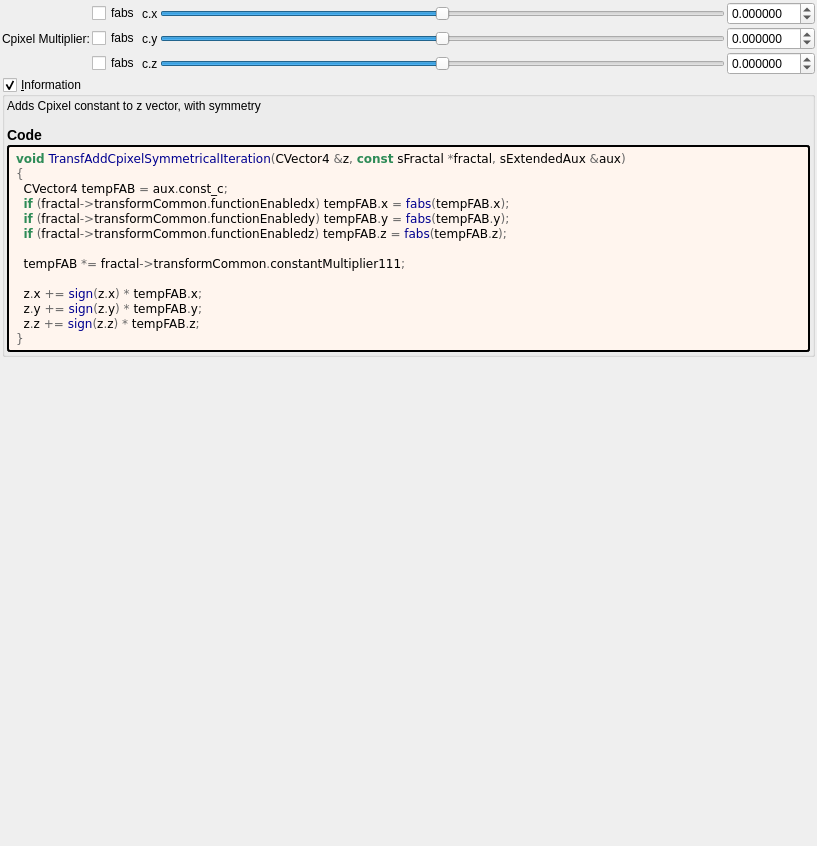
<?xml version="1.0" encoding="UTF-8"?>
<ui version="4.0">
 <class>transf_add_cpixel_symmetrical</class>
 <widget class="QWidget" name="Form">
  <property name="geometry">
   <rect>
    <x>0</x>
    <y>0</y>
    <width>817</width>
    <height>846</height>
   </rect>
  </property>
  <property name="windowTitle">
   <string notr="true">transf_add_cpixel_symmetrical</string>
  </property>
  <layout class="QVBoxLayout" name="verticalLayout">
   <property name="spacing">
    <number>2</number>
   </property>
   <property name="leftMargin">
    <number>2</number>
   </property>
   <property name="topMargin">
    <number>2</number>
   </property>
   <property name="rightMargin">
    <number>2</number>
   </property>
   <property name="bottomMargin">
    <number>2</number>
   </property>
   <item>
    <layout class="QGridLayout" name="gridLayout_23">
     <property name="spacing">
      <number>2</number>
     </property>
     <item row="2" column="1">
      <widget class="QCheckBox" name="checkBox_transf_function_enabledz">
       <property name="text">
        <string notr="true">fabs</string>
       </property>
      </widget>
     </item>
     <item row="1" column="0">
      <widget class="QLabel" name="label_112">
       <property name="text">
        <string>Cpixel Multiplier:</string>
       </property>
      </widget>
     </item>
     <item row="2" column="2">
      <widget class="QLabel" name="label_111">
       <property name="text">
        <string notr="true">c.z</string>
       </property>
      </widget>
     </item>
     <item row="0" column="2">
      <widget class="QLabel" name="label_109">
       <property name="text">
        <string notr="true">c.x</string>
       </property>
      </widget>
     </item>
     <item row="1" column="2">
      <widget class="QLabel" name="label_110">
       <property name="text">
        <string notr="true">c.y</string>
       </property>
      </widget>
     </item>
     <item row="1" column="3">
      <widget class="QSlider" name="slider3_transf_constant_multiplier_111_y">
       <property name="sizePolicy">
        <sizepolicy hsizetype="Expanding" vsizetype="Maximum">
         <horstretch>0</horstretch>
         <verstretch>0</verstretch>
        </sizepolicy>
       </property>
       <property name="minimum">
        <number>-10000000</number>
       </property>
       <property name="maximum">
        <number>10000000</number>
       </property>
       <property name="value">
        <number>0</number>
       </property>
       <property name="sliderPosition">
        <number>0</number>
       </property>
       <property name="orientation">
        <enum>Qt::Horizontal</enum>
       </property>
      </widget>
     </item>
     <item row="2" column="4">
      <widget class="MyDoubleSpinBox" name="spinbox3_transf_constant_multiplier_111_z">
       <property name="sizePolicy">
        <sizepolicy hsizetype="Minimum" vsizetype="Maximum">
         <horstretch>0</horstretch>
         <verstretch>0</verstretch>
        </sizepolicy>
       </property>
       <property name="prefix">
        <string/>
       </property>
       <property name="suffix">
        <string/>
       </property>
       <property name="decimals">
        <number>6</number>
       </property>
       <property name="minimum">
        <double>-99.989999999999995</double>
       </property>
       <property name="maximum">
        <double>99.989999999999995</double>
       </property>
       <property name="singleStep">
        <double>0.100000000000000</double>
       </property>
      </widget>
     </item>
     <item row="0" column="4">
      <widget class="MyDoubleSpinBox" name="spinbox3_transf_constant_multiplier_111_x">
       <property name="sizePolicy">
        <sizepolicy hsizetype="Minimum" vsizetype="Maximum">
         <horstretch>0</horstretch>
         <verstretch>0</verstretch>
        </sizepolicy>
       </property>
       <property name="prefix">
        <string/>
       </property>
       <property name="suffix">
        <string/>
       </property>
       <property name="decimals">
        <number>6</number>
       </property>
       <property name="minimum">
        <double>-99.989999999999995</double>
       </property>
       <property name="maximum">
        <double>99.989999999999995</double>
       </property>
       <property name="singleStep">
        <double>0.100000000000000</double>
       </property>
      </widget>
     </item>
     <item row="0" column="3">
      <widget class="QSlider" name="slider3_transf_constant_multiplier_111_x">
       <property name="sizePolicy">
        <sizepolicy hsizetype="Expanding" vsizetype="Maximum">
         <horstretch>0</horstretch>
         <verstretch>0</verstretch>
        </sizepolicy>
       </property>
       <property name="minimum">
        <number>-10000000</number>
       </property>
       <property name="maximum">
        <number>10000000</number>
       </property>
       <property name="value">
        <number>0</number>
       </property>
       <property name="sliderPosition">
        <number>0</number>
       </property>
       <property name="orientation">
        <enum>Qt::Horizontal</enum>
       </property>
      </widget>
     </item>
     <item row="1" column="1">
      <widget class="QCheckBox" name="checkBox_transf_function_enabledy">
       <property name="text">
        <string notr="true">fabs</string>
       </property>
      </widget>
     </item>
     <item row="2" column="3">
      <widget class="QSlider" name="slider3_transf_constant_multiplier_111_z">
       <property name="sizePolicy">
        <sizepolicy hsizetype="Expanding" vsizetype="Maximum">
         <horstretch>0</horstretch>
         <verstretch>0</verstretch>
        </sizepolicy>
       </property>
       <property name="minimum">
        <number>-10000000</number>
       </property>
       <property name="maximum">
        <number>10000000</number>
       </property>
       <property name="value">
        <number>0</number>
       </property>
       <property name="sliderPosition">
        <number>0</number>
       </property>
       <property name="orientation">
        <enum>Qt::Horizontal</enum>
       </property>
      </widget>
     </item>
     <item row="1" column="4">
      <widget class="MyDoubleSpinBox" name="spinbox3_transf_constant_multiplier_111_y">
       <property name="sizePolicy">
        <sizepolicy hsizetype="Minimum" vsizetype="Maximum">
         <horstretch>0</horstretch>
         <verstretch>0</verstretch>
        </sizepolicy>
       </property>
       <property name="prefix">
        <string/>
       </property>
       <property name="suffix">
        <string/>
       </property>
       <property name="decimals">
        <number>6</number>
       </property>
       <property name="minimum">
        <double>-99.989999999999995</double>
       </property>
       <property name="maximum">
        <double>99.989999999999995</double>
       </property>
       <property name="singleStep">
        <double>0.100000000000000</double>
       </property>
      </widget>
     </item>
     <item row="0" column="1">
      <widget class="QCheckBox" name="checkBox_transf_function_enabledx">
       <property name="text">
        <string notr="true">fabs</string>
       </property>
      </widget>
     </item>
    </layout>
   </item>
   <item>
    <widget class="MyGroupBox" name="groupCheck_info">
     <property name="title">
      <string>&amp;Information</string>
     </property>
     <property name="flat">
      <bool>false</bool>
     </property>
     <property name="checkable">
      <bool>true</bool>
     </property>
     <layout class="QVBoxLayout" name="verticalLayout_2">
      <property name="spacing">
       <number>2</number>
      </property>
      <property name="leftMargin">
       <number>2</number>
      </property>
      <property name="topMargin">
       <number>2</number>
      </property>
      <property name="rightMargin">
       <number>2</number>
      </property>
      <property name="bottomMargin">
       <number>2</number>
      </property>
      <item>
	   <widget class="QLabel" name="label_information_general">
	    <property name="text">
		 <string notr="true">&lt;p&gt;Adds Cpixel constant to z vector, with symmetry&lt;/p&gt;&lt;table&gt;
&lt;/table&gt;
&lt;h3&gt;Code&lt;/h3&gt;</string>
		</property>
		<property name="wordWrap">
		 <bool>true</bool>
		</property>
		<property name="openExternalLinks">
		 <bool>true</bool>
		</property>
		<property name="textInteractionFlags">
		 <set>Qt::LinksAccessibleByMouse|Qt::TextSelectableByMouse</set>
		</property>
		</widget>
	   </item>
	   <item>
	    <widget class="QLabel" name="label_code_content">
		 <property name="text">
		  <string notr="true">&lt;body style=&quot;background-color:#fff5ee&quot;&gt;
&lt;pre style=&quot;color:#000000; background-color:#fff5ee;  font-family:'Courier New',monospace;&quot;&gt;&lt;span style=&quot;color:#2e8b57; font-weight:bold&quot;&gt;void&lt;/span&gt; &lt;span style=&quot;color:#00008f&quot;&gt;TransfAddCpixelSymmetricalIteration&lt;/span&gt;&lt;span style=&quot;color:#676767&quot;&gt;(&lt;/span&gt;CVector4 &lt;span style=&quot;color:#676767&quot;&gt;&amp;amp;&lt;/span&gt;z&lt;span style=&quot;color:#676767&quot;&gt;,&lt;/span&gt; &lt;span style=&quot;color:#2e8b57; font-weight:bold&quot;&gt;const&lt;/span&gt; sFractal &lt;span style=&quot;color:#676767&quot;&gt;*&lt;/span&gt;fractal&lt;span style=&quot;color:#676767&quot;&gt;,&lt;/span&gt; sExtendedAux &lt;span style=&quot;color:#676767&quot;&gt;&amp;amp;&lt;/span&gt;aux&lt;span style=&quot;color:#676767&quot;&gt;)&lt;/span&gt;
&lt;span style=&quot;color:#676767&quot;&gt;{&lt;/span&gt;
  CVector4 tempFAB &lt;span style=&quot;color:#676767&quot;&gt;=&lt;/span&gt; aux&lt;span style=&quot;color:#676767&quot;&gt;.&lt;/span&gt;const_c&lt;span style=&quot;color:#676767&quot;&gt;;&lt;/span&gt;
  &lt;span style=&quot;color:#2e8b57; font-weight:bold&quot;&gt;if&lt;/span&gt; &lt;span style=&quot;color:#676767&quot;&gt;(&lt;/span&gt;fractal&lt;span style=&quot;color:#676767&quot;&gt;-&amp;gt;&lt;/span&gt;transformCommon&lt;span style=&quot;color:#676767&quot;&gt;.&lt;/span&gt;functionEnabledx&lt;span style=&quot;color:#676767&quot;&gt;)&lt;/span&gt; tempFAB&lt;span style=&quot;color:#676767&quot;&gt;.&lt;/span&gt;x &lt;span style=&quot;color:#676767&quot;&gt;=&lt;/span&gt; &lt;span style=&quot;color:#00008f&quot;&gt;fabs&lt;/span&gt;&lt;span style=&quot;color:#676767&quot;&gt;(&lt;/span&gt;tempFAB&lt;span style=&quot;color:#676767&quot;&gt;.&lt;/span&gt;x&lt;span style=&quot;color:#676767&quot;&gt;);&lt;/span&gt;
  &lt;span style=&quot;color:#2e8b57; font-weight:bold&quot;&gt;if&lt;/span&gt; &lt;span style=&quot;color:#676767&quot;&gt;(&lt;/span&gt;fractal&lt;span style=&quot;color:#676767&quot;&gt;-&amp;gt;&lt;/span&gt;transformCommon&lt;span style=&quot;color:#676767&quot;&gt;.&lt;/span&gt;functionEnabledy&lt;span style=&quot;color:#676767&quot;&gt;)&lt;/span&gt; tempFAB&lt;span style=&quot;color:#676767&quot;&gt;.&lt;/span&gt;y &lt;span style=&quot;color:#676767&quot;&gt;=&lt;/span&gt; &lt;span style=&quot;color:#00008f&quot;&gt;fabs&lt;/span&gt;&lt;span style=&quot;color:#676767&quot;&gt;(&lt;/span&gt;tempFAB&lt;span style=&quot;color:#676767&quot;&gt;.&lt;/span&gt;y&lt;span style=&quot;color:#676767&quot;&gt;);&lt;/span&gt;
  &lt;span style=&quot;color:#2e8b57; font-weight:bold&quot;&gt;if&lt;/span&gt; &lt;span style=&quot;color:#676767&quot;&gt;(&lt;/span&gt;fractal&lt;span style=&quot;color:#676767&quot;&gt;-&amp;gt;&lt;/span&gt;transformCommon&lt;span style=&quot;color:#676767&quot;&gt;.&lt;/span&gt;functionEnabledz&lt;span style=&quot;color:#676767&quot;&gt;)&lt;/span&gt; tempFAB&lt;span style=&quot;color:#676767&quot;&gt;.&lt;/span&gt;z &lt;span style=&quot;color:#676767&quot;&gt;=&lt;/span&gt; &lt;span style=&quot;color:#00008f&quot;&gt;fabs&lt;/span&gt;&lt;span style=&quot;color:#676767&quot;&gt;(&lt;/span&gt;tempFAB&lt;span style=&quot;color:#676767&quot;&gt;.&lt;/span&gt;z&lt;span style=&quot;color:#676767&quot;&gt;);&lt;/span&gt;

  tempFAB &lt;span style=&quot;color:#676767&quot;&gt;*=&lt;/span&gt; fractal&lt;span style=&quot;color:#676767&quot;&gt;-&amp;gt;&lt;/span&gt;transformCommon&lt;span style=&quot;color:#676767&quot;&gt;.&lt;/span&gt;constantMultiplier111&lt;span style=&quot;color:#676767&quot;&gt;;&lt;/span&gt;

  z&lt;span style=&quot;color:#676767&quot;&gt;.&lt;/span&gt;x &lt;span style=&quot;color:#676767&quot;&gt;+=&lt;/span&gt; &lt;span style=&quot;color:#00008f&quot;&gt;sign&lt;/span&gt;&lt;span style=&quot;color:#676767&quot;&gt;(&lt;/span&gt;z&lt;span style=&quot;color:#676767&quot;&gt;.&lt;/span&gt;x&lt;span style=&quot;color:#676767&quot;&gt;) *&lt;/span&gt; tempFAB&lt;span style=&quot;color:#676767&quot;&gt;.&lt;/span&gt;x&lt;span style=&quot;color:#676767&quot;&gt;;&lt;/span&gt;
  z&lt;span style=&quot;color:#676767&quot;&gt;.&lt;/span&gt;y &lt;span style=&quot;color:#676767&quot;&gt;+=&lt;/span&gt; &lt;span style=&quot;color:#00008f&quot;&gt;sign&lt;/span&gt;&lt;span style=&quot;color:#676767&quot;&gt;(&lt;/span&gt;z&lt;span style=&quot;color:#676767&quot;&gt;.&lt;/span&gt;y&lt;span style=&quot;color:#676767&quot;&gt;) *&lt;/span&gt; tempFAB&lt;span style=&quot;color:#676767&quot;&gt;.&lt;/span&gt;y&lt;span style=&quot;color:#676767&quot;&gt;;&lt;/span&gt;
  z&lt;span style=&quot;color:#676767&quot;&gt;.&lt;/span&gt;z &lt;span style=&quot;color:#676767&quot;&gt;+=&lt;/span&gt; &lt;span style=&quot;color:#00008f&quot;&gt;sign&lt;/span&gt;&lt;span style=&quot;color:#676767&quot;&gt;(&lt;/span&gt;z&lt;span style=&quot;color:#676767&quot;&gt;.&lt;/span&gt;z&lt;span style=&quot;color:#676767&quot;&gt;) *&lt;/span&gt; tempFAB&lt;span style=&quot;color:#676767&quot;&gt;.&lt;/span&gt;z&lt;span style=&quot;color:#676767&quot;&gt;;&lt;/span&gt;
&lt;span style=&quot;color:#676767&quot;&gt;}&lt;/span&gt;
&lt;/pre&gt;
&lt;/body&gt;</string>
		 </property>
		 <property name="wordWrap">
		  <bool>true</bool>
		 </property>
		 <property name="openExternalLinks">
		  <bool>true</bool>
		 </property>
		 <property name="textInteractionFlags">
		  <set>Qt::LinksAccessibleByMouse|Qt::TextSelectableByMouse</set>
		 </property>
		 <property name="styleSheet">
		  <string notr="true">border-style: outset; border-width: 2px; border-radius: 3px; border-color: black; background-color: #fff5ee; padding: 4px;</string>
		  </property>
		 </widget>
		</item>
	   </layout>
    </widget>
   </item>
   <item>
    <spacer name="verticalSpacer">
     <property name="orientation">
      <enum>Qt::Vertical</enum>
     </property>
     <property name="sizeHint" stdset="0">
      <size>
       <width>20</width>
       <height>40</height>
      </size>
     </property>
    </spacer>
   </item>
  </layout>
 </widget>
 <customwidgets>
  <customwidget>
   <class>MyDoubleSpinBox</class>
   <extends>QDoubleSpinBox</extends>
   <header>my_double_spin_box.h</header>
  </customwidget>
  <customwidget>
   <class>MyGroupBox</class>
   <extends>QGroupBox</extends>
   <header>my_group_box.h</header>
   <container>1</container>
  </customwidget>
 </customwidgets>
 <tabstops>
  <tabstop>checkBox_transf_function_enabledx</tabstop>
  <tabstop>slider3_transf_constant_multiplier_111_x</tabstop>
  <tabstop>spinbox3_transf_constant_multiplier_111_x</tabstop>
  <tabstop>checkBox_transf_function_enabledy</tabstop>
  <tabstop>slider3_transf_constant_multiplier_111_y</tabstop>
  <tabstop>spinbox3_transf_constant_multiplier_111_y</tabstop>
  <tabstop>checkBox_transf_function_enabledz</tabstop>
  <tabstop>slider3_transf_constant_multiplier_111_z</tabstop>
  <tabstop>spinbox3_transf_constant_multiplier_111_z</tabstop>
  <tabstop>groupCheck_info</tabstop>
 </tabstops>
 <resources/>
 <connections/>
</ui>
